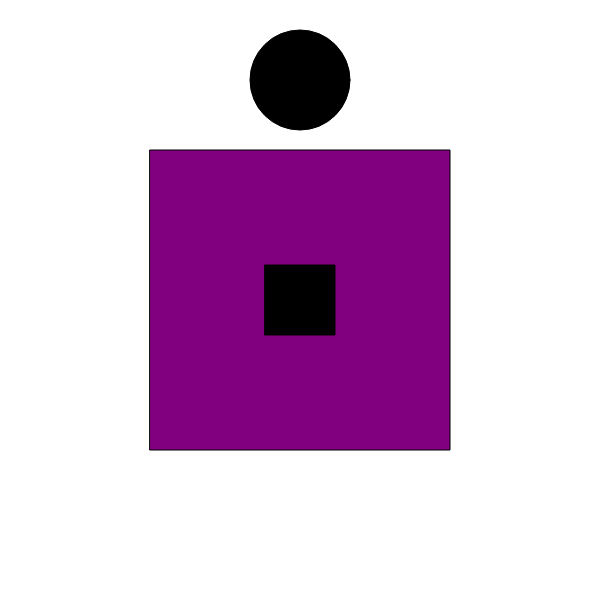
Frame 1 (no input)
Frame 60 (no input): identical to frame 1, image omitted
Frame 120 (the mouse pressed at the canvas centre since frame 60): identical to frame 1, image omitted

The p5.js sketch that drew this single still picture (run headless with seeded random() and noise() and a simulated clock; from frame 60 on, the mouse is pressed at the canvas centre):

// p5.js sketch
// ── sketch.js
function setup() {
    createCanvas(600, 600);
  }
  
  function draw() {
    background("white");
    fill("purple")
    rect(150,150,300)
    fill("black")
    circle(300,80,100)
    fill("black")
    rect(265,265,70)
  }
